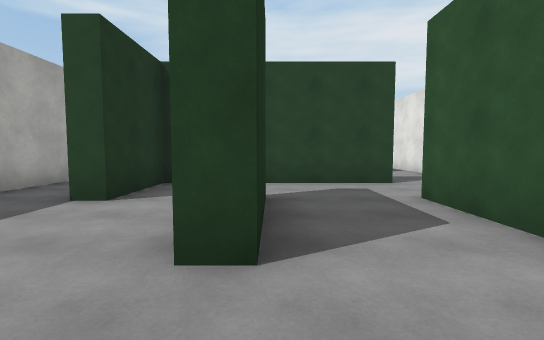
[1] (above)

22 first-person views from a walk through a scene from a Unity 3-D project. The camera is 1.4 m above the floor, tilts 4° down and sees 85° across. The floor is counted in squares, 2 m on a side. Each view is taken from the middle of a square. On the plan, view 1 faces up. The plan holds only what a view shows up to about 10 squares ahead; the rest is blank. Surface patterns are stand-ins for the level's own textures.

[2]
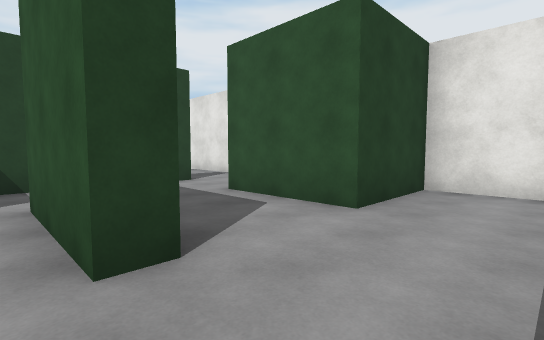

[3]
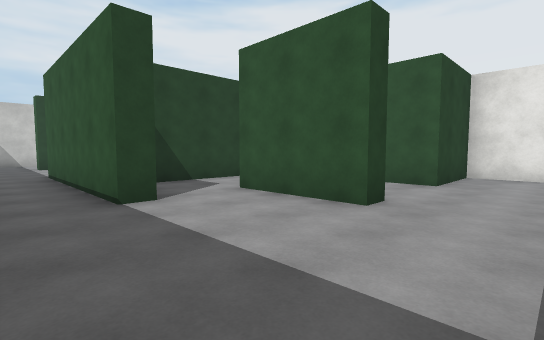

[4]
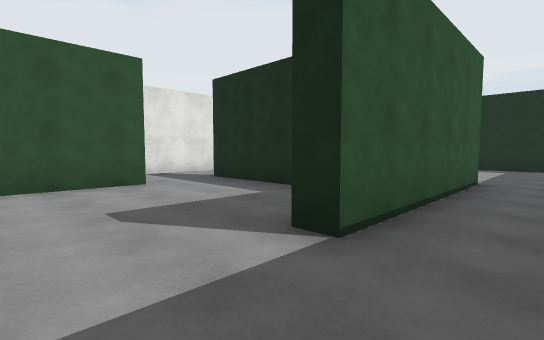

[5]
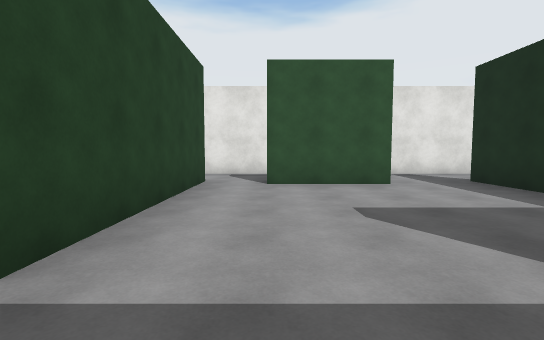

[6]
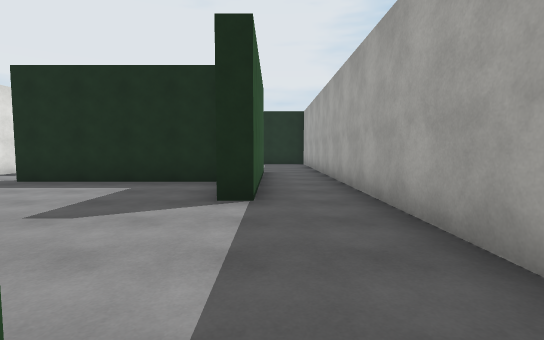

[7]
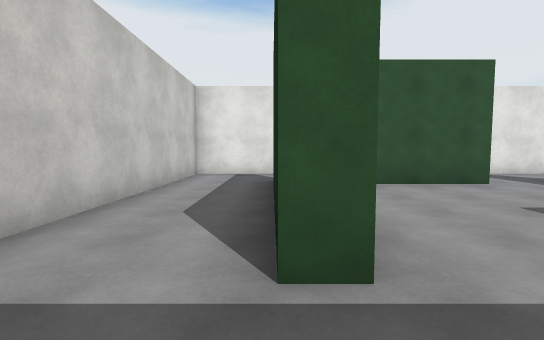

[8]
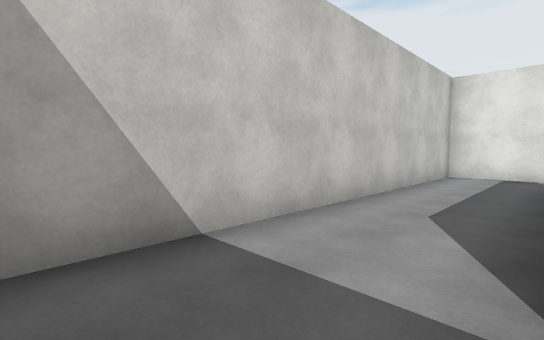

[9]
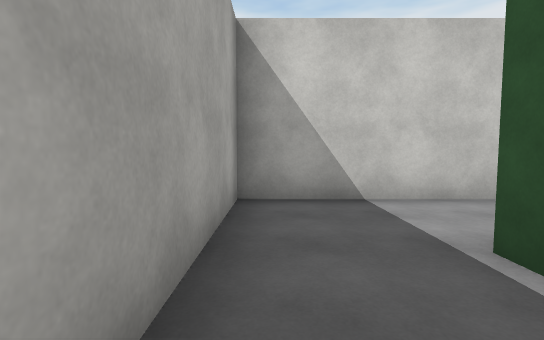

[10]
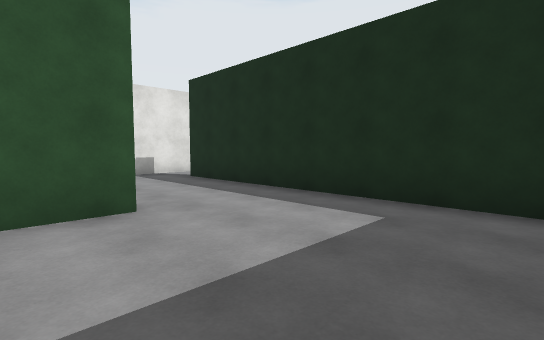

[11]
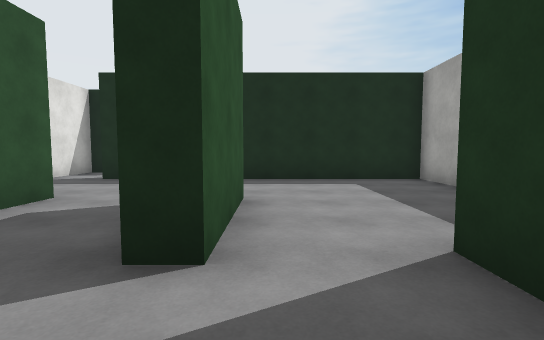

[12]
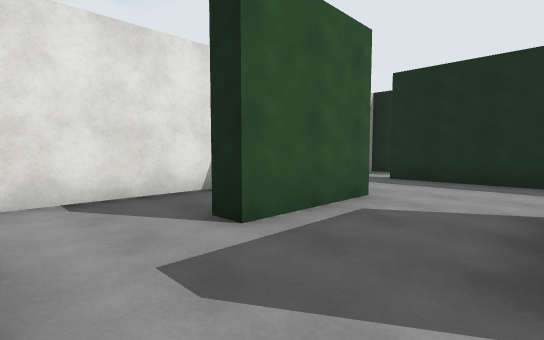

[13]
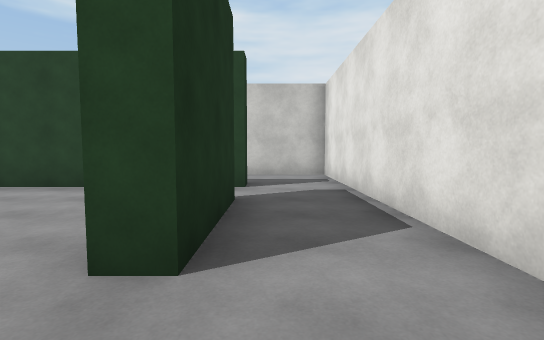

[14]
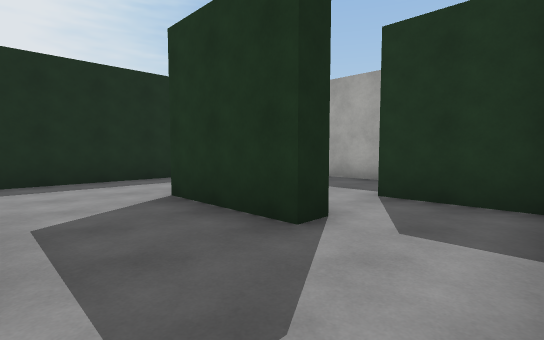

[15]
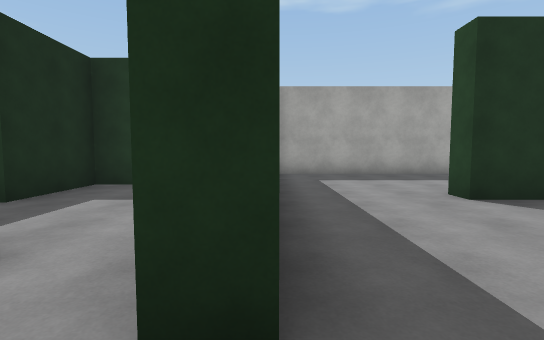

[16]
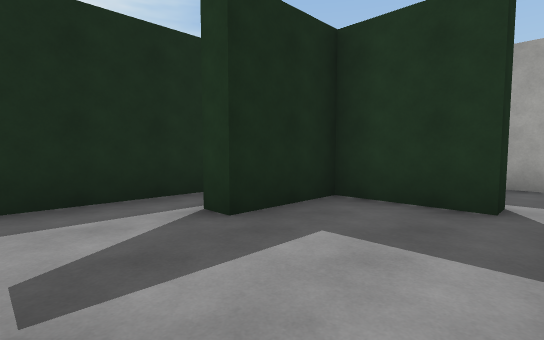

[17]
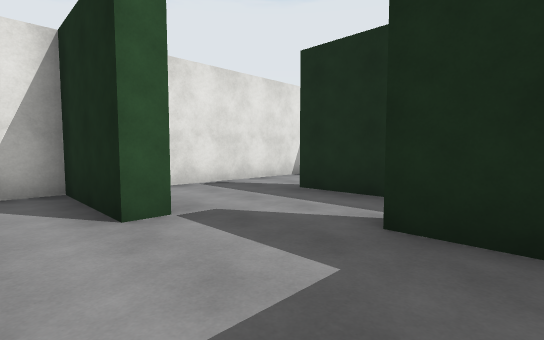

[18]
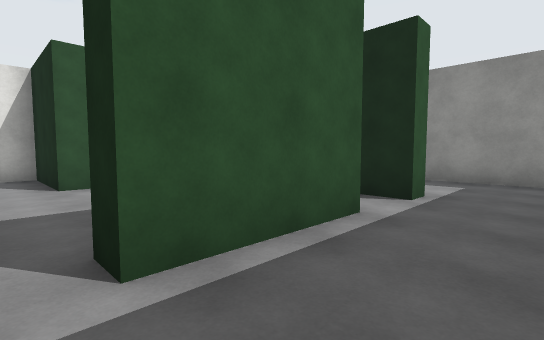

[19]
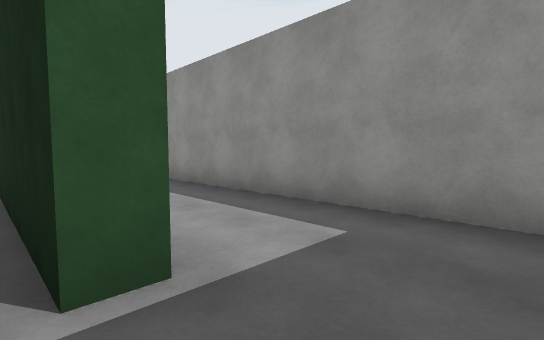

[20]
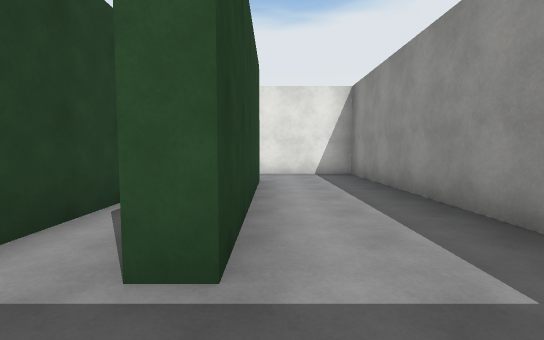

[21]
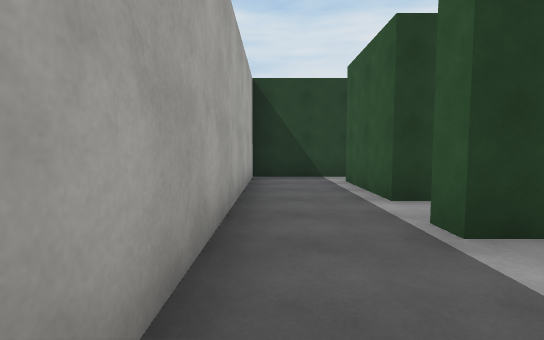

[22]
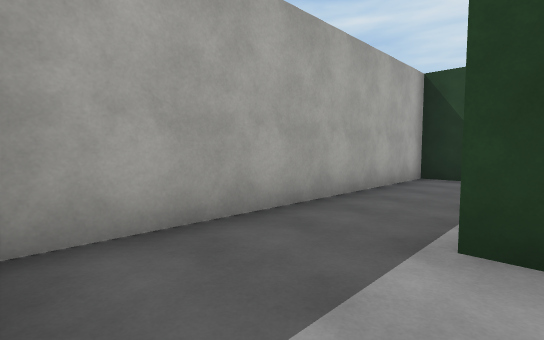

### Floor plan
Points are (right, up) in squares from view 1. A wall is a line through its corners. A room is listed if a view was taken in it or the views show most of it. See-through windows are left out.
Room 1 (views 1, 12, 14)
walls: (4.4, 3) (4.4, 6.5); (-0.6, 4.2) (-0.1, 4.2) (-0.1, 1.7) (-0.6, 1.7); (2.6, 6.1) (-0.6, 6.1); (4.4, -0.5) (4.4, 1.7) (2.2, 1.7) (2.2, 4.2) (2.8, 4.2); (-0.5, -1) (3, -1)
ways out: opening at (0, 0.5) to room 2; opening at (0, 5.5) to room 2; opening at (3.5, 7) to room 5; opening at (3.5, -1) to room 6
Room 2 (views 2, 3, 10, 11)
walls: (-0.6, 1.7) (-0.6, 4.2); (-4.5, 4.4) (-4.5, -1) (-0.5, -1); (-0.6, 6.1) (-2.3, 6.1) (-2.3, 4) (-2.8, 4)
ways out: opening at (0, 0.5) to room 1; opening at (0, 5.5) to room 1; opening at (-3.5, 5) to room 3
Room 3 (views 4, 5, 9)
walls: (-1.9, 6.6) (1.5, 6.6); (-4.5, 12.6) (-4.5, 4.4); (2, 8.6) (2, 11.1); (1.5, 12.5) (-2.5, 12.5); (-2.8, 4) (-2.8, 9) (-2.2, 9)
ways out: opening at (-3.5, 5) to room 2; opening at (-3.5, 13) to room 4; opening at (2, 8) to room 5; opening at (2, 12) to room 5
Room 4 (views 6, 7, 8)
walls: (2.5, 13) (2.5, 12.5); (-2.5, 12.5) (-2.5, 13) (0.1, 13); (4.4, 12.4) (4.4, 15.1) (-4.5, 15.1) (-4.5, 12.6)
ways out: opening at (-3.5, 13) to room 3; opening at (3.5, 13) to room 5
Room 5 (view 13)
walls: (2.5, 11.1) (2.5, 8.6) (2, 8.6); (2.5, 12.5) (1.5, 12.5); (1.5, 6.6) (2.5, 6.6); (4.4, 6.5) (4.4, 12.4)
ways out: opening at (3.5, 7) to room 1; opening at (2, 8) to room 3; opening at (2, 12) to room 3; opening at (3.5, 13) to room 4
Room 6 (views 15, 16)
walls: (3, -1) (3, -1.5); (2, -3) (4.4, -3) (4.4, -0.5)
ways out: opening at (3.5, -1) to room 1; opening at (2, -2) to room 7
Room 7 (view 17)
walls: (-1.9, -2.5) (-1.9, -4.5) (0.1, -4.5) (0.1, -5); (2, -3.5) (2, -3); (-2.5, -6.2) (1.5, -6.2)
ways out: opening at (2, -2) to room 6; opening at (-2, -2) to room 8; opening at (2, -4.5) to room 9
Room 8 (views 18, 19, 20, 21, 22)
walls: (-2.5, -5) (-2.5, -2.5) (-1.9, -2.5); (2.5, -6.7) (-2.5, -6.7) (-2.5, -6.2); (-3.9, -9.3) (4.4, -9.3) (4.4, -6.6); (-2, -1.5) (-4.5, -1.5) (-4.5, -9)
ways out: opening at (-2, -2) to room 7; opening at (3.5, -6) to room 9
Room 9 (no view inside)
walls: (1.5, -6.2) (2.5, -6.2); (4.4, -6.6) (4.4, -4.6)
ways out: opening at (2, -4.5) to room 7; opening at (3.5, -6) to room 8

Positions as (right, up) in squares from view 1, and headings:
1: (0, 0), facing up
2: (-1, 0), facing up-right
3: (-4, 0), facing up-right
4: (-4, 11), facing down-right
5: (-4, 11), facing right
6: (-3, 13), facing down
7: (-4, 13), facing right
8: (-4, 13), facing up-right
9: (-4, 11), facing up
10: (-4, 3), facing down-right
11: (-1, 6), facing down
12: (0, 6), facing down-right
13: (3, 7), facing up
14: (2, 6), facing down-left
15: (4, -1), facing left
16: (2, -2), facing down-left
17: (-1, -2), facing down-right
18: (-4, -2), facing down-right
19: (-4, -6), facing down-right
20: (-4, -7), facing right
21: (-4, -9), facing up
22: (-2, -9), facing up-left
